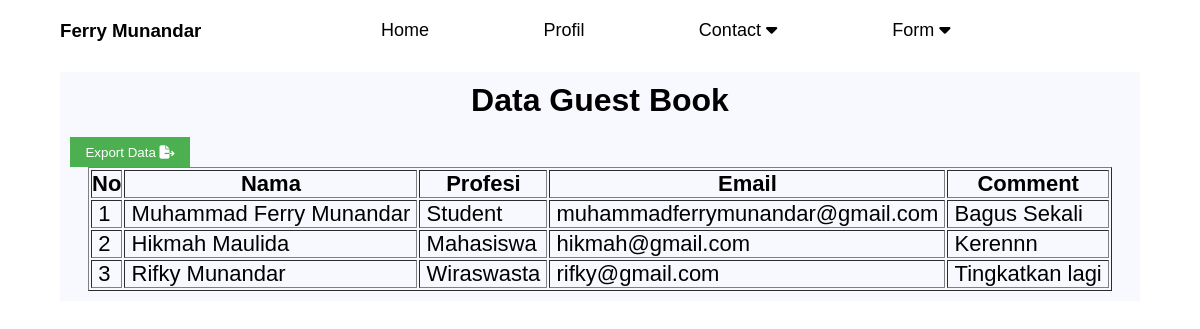
The page /form.php on the database its author committed.
### tables this page shows
CREATE TABLE `guest_book` (
  `nomor` int(11) NOT NULL,
  `nama` varchar(50) NOT NULL,
  `profesi` varchar(50) NOT NULL,
  `email` varchar(50) NOT NULL,
  `comment` varchar(150) NOT NULL
);

### form.php (the view, shortened to what this page needs)
<?php
    require 'function.php';
?>
<!DOCTYPE html>
<html lang="en">
<head>
    <link rel="stylesheet" href="css/style.css">
</head>
<body>
    <div class="container">
        <header>
            <h3>Ferry Munandar</h3>
            <nav>
                <ul>
                    <li><a href="index.php">Home</a></li>
                    <li><a href="index.php">Profil</a></li>
                    <li>
                        <div class="dropdown">
                            <button class="dropbtn">Contact <i class="fas fa-caret-down"></i></button>
                        </div>
                    </li>
                    <li>
                        <div class="dropdown">
                            <button class="dropbtn">Form <i class="fas fa-caret-down"></i></button>
                        </div>
                    </li>
                </ul>
            </nav>
        </header>
        <div class="data">
            <center><h1>Data Guest Book</h1><br></center>
            <a href="cetak.php" class="button"><button> Export Data  <i class="fas fa-file-export"></i></button></a>
            <center>
            <table class="tbl" border="1">
                <thead>
                    <tr>
                        <th>No</th>
                        <th>Nama</th>
                        <th>Profesi</th>
                        <th>Email</th>
                        <th>Comment</th>
                    </tr>
                </thead>
                <tbody>
                    <?php
                        $i = 1;
                        $ambilsemuadata = mysqli_query($conn,"select * from guest_book");
                                            while($data=mysqli_fetch_array($ambilsemuadata)){
                                                $nama = $data['nama'];
                                                $profesi = $data['profesi'];
                                                $email = $data['email'];
                                                $comment = $data['comment'];
                    ?>
                    <tr>
                        <td>&nbsp;<?=$i++;?>&nbsp;</td>
                        <td>&nbsp;<?=$nama;?>&nbsp;</td>
                        <td>&nbsp;<?=$profesi;?>&nbsp;</td>
                        <td>&nbsp;<?=$email;?>&nbsp;</td>
                        <td>&nbsp;<?=$comment;?>&nbsp;</td>
                    </tr>
                    <?php
                        }
                    ?>
                </tbody>
            </table></center>
        </div>
    </div>
    </body>
</html>

### css/style.css (style rules this page uses)
* { margin: 0; padding: 0; }
body { font-family:Arial, Helvetica, sans-serif; }
.container { margin: 0 auto; width: 90%; }
header { display: flex; margin: 20px auto; }
header nav { margin: 0 auto; }
header nav ul li { width: 60%; list-style: none; display: inline; margin-left:50px; margin-right: 60px; font-size:18px; }
header nav ul li a { text-decoration: none; color: #000; }
header nav ul li .dropbtn { border: none; background-color:white; font-size: 18px; cursor: pointer; }
.dropdown { position: relative; display: inline-block; }
.data { margin: 30px auto; padding: 10px; background-color: ghostwhite; }
.data .tbl { font-size: 22px; }
.data .tbl tr { padding: 10px; }
.data button { height: 30px; width: 120px; text-align: center; border: 2px solid #4CAF50; background-color: #4CAF50; animation-duration: 0.4s; cursor: pointer; color: white; }

### rows shown on the page
guest_book: nama "Muhammad Ferry Munandar", profesi "Student", email "muhammadferrymunandar@gmail.com", comment "Bagus Sekali"
guest_book: nama "Hikmah Maulida", profesi "Mahasiswa", email "hikmah@gmail.com", comment "Kerennn"
guest_book: nama "Rifky Munandar", profesi "Wiraswasta", email "rifky@gmail.com", comment "Tingkatkan lagi"
